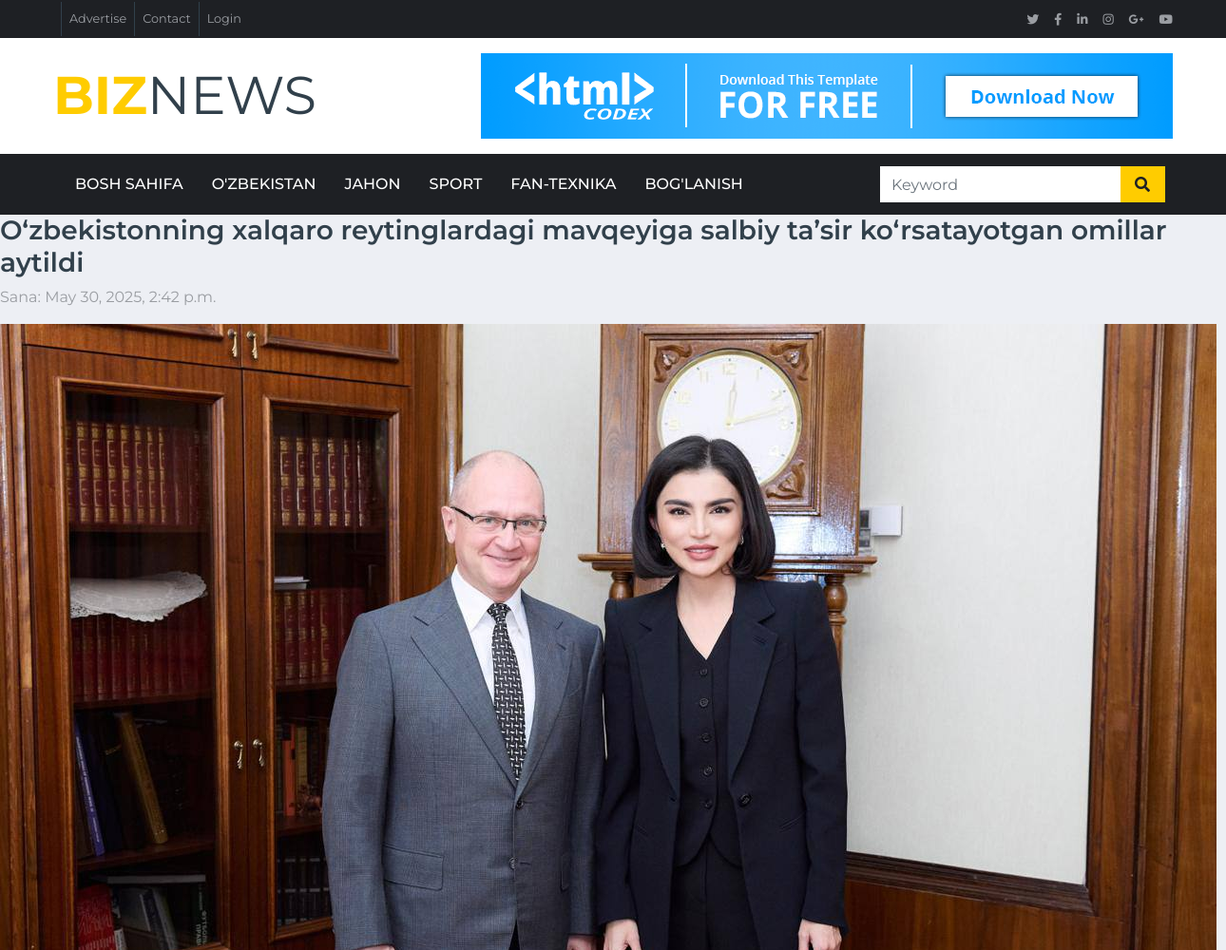
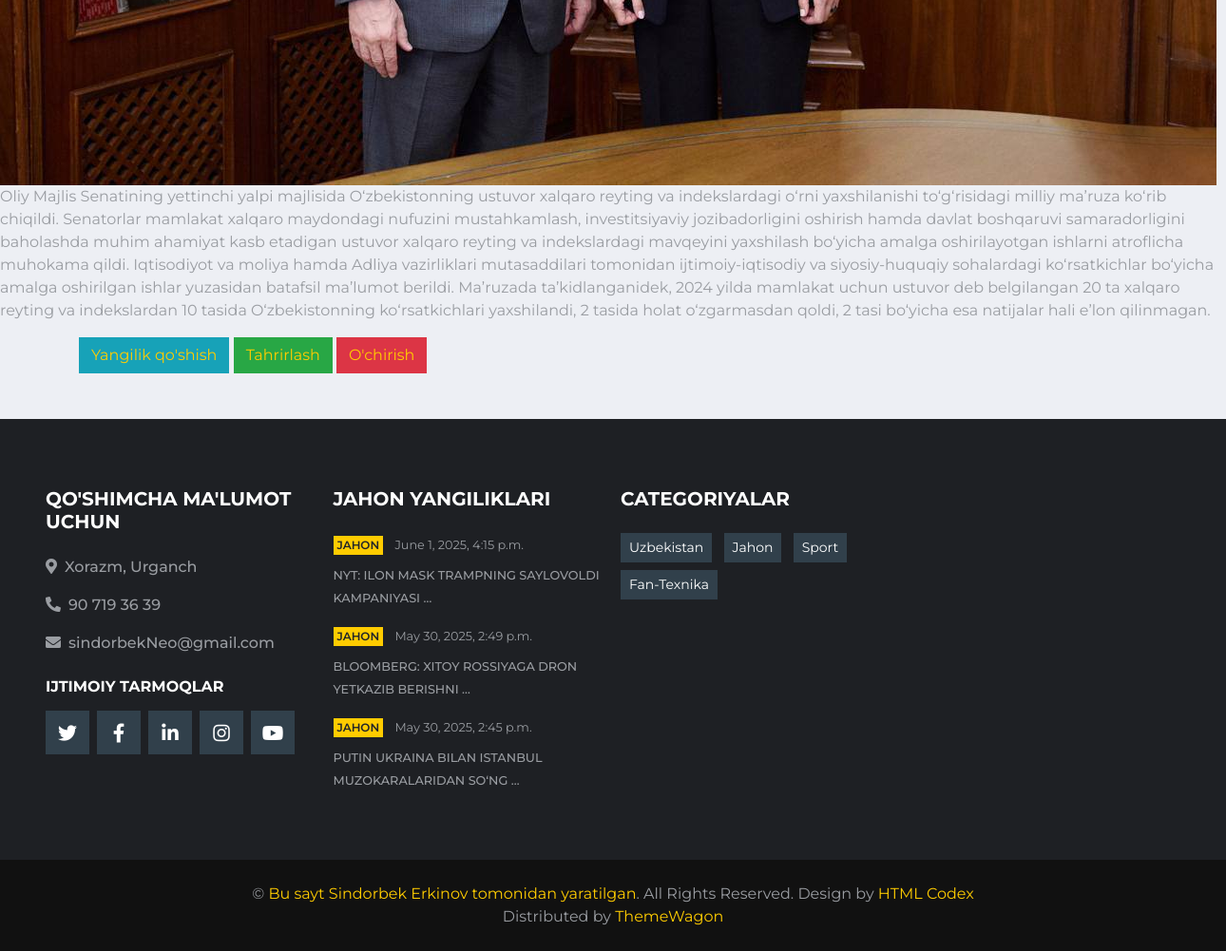
Page /news/Ozbekistonning-xalqaro-reytingi/ on the committed database (2 pictures, top to bottom).
### news_app/models.py (models this page shows, shortened)
class News(models.Model):
    class Status(models.TextChoices):
        DRAFT = 'DR', 'Draft'
        Published = 'PB', "Published"
    title = models.CharField(max_length=300)
    slug = models.SlugField(max_length=300)
    body = models.TextField()
    image = models.ImageField(upload_to='news/images')
    category = models.ForeignKey(Category, on_delete=models.CASCADE)
    publish_time = models.DateTimeField(default=timezone.now)
    created_time = models.DateTimeField(auto_now_add=True)
    updated_time = models.DateTimeField(auto_now= True)
    status = models.CharField(max_length=2,
                              choices=Status.choices,
                              default=Status.DRAFT)
    objects = models.Manager()
    published =PublishedManager()
    class Meta:
        ordering = ["-publish_time"]
    def get_absolute_url(self):
        return reverse("news_detail_page", args= [self.slug])

class FooterData(models.Model):
    location = models.CharField(max_length=100)
    phone = models.CharField(max_length=50)
    email = models.EmailField(max_length=254)
    site_created = TextField()

### news_app/views.py (the view)
# urls.py: path('news/<slug:news>/', news_detail, name="news_detail_page"),
def news_detail(request, news):
    news = get_object_or_404(News, slug=news, status=News.Status.Published)
    context = {
        'news': news,
        }
    return render(request, "news/news_detail.html", context=context)

### news_app/context_protsessor.py (called while the page is built)
def FooterView(request):
    footer  = FooterData.objects.all()
    jahon = News.objects.filter(category__name="Jahon")[0]
    jahon2 = News.objects.filter(category__name="Jahon")[1]
    jahon3 = News.objects.filter(category__name="Jahon")[2]
    context = {
        'footer': footer,
        'jahon': jahon,
        'jahon2': jahon2,
        'jahon3': jahon3
    }
    return context

### templates/news/news_detail.html
{% extends 'news/base.html'%}
{% load static %}
{% block content %}
 <h3>{{ news.title}}</h3>
    <p>Sana: {{ news.publish_time}}</p>
    <img src="{{ news.image.url}}" alt="rasm topilmadi">
    <p>{{ news.body}}</p>
 <div class="container">
     <button class="btn btn-info"><a href="{% url 'news_create' news.slug %}">Yangilik qo'shish</a></button>
     <button class="btn btn-success"><a href="{% url 'news_update' news.slug %}">Tahrirlash</a></button>
     <button class="btn btn-danger"><a href="{% url 'news_delete' news.slug %}">O'chirish</a></button>
 </div>
{% endblock content %}

### templates/news/base.html (shortened to what this page needs)
{% load static%}
<!DOCTYPE html>
<html lang="en">
 <head>
    <link href="https://cdnjs.cloudflare.com/ajax/libs/font-awesome/5.15.0/css/all.min.css" rel="stylesheet">
    <link href="{% static 'lib/owlcarousel/assets/owl.carousel.min.css'%}" rel="stylesheet">
    <link href="{% static 'css/style.css'%}" rel="stylesheet">
 </head>
 <body>
    <div class="container-fluid d-none d-lg-block">
        <div class="row align-items-center bg-dark px-lg-5">
            <div class="col-lg-9">
                <nav class="navbar navbar-expand-sm bg-dark p-0">
                    <ul class="navbar-nav ml-n2">
                        <li class="nav-item border-right border-secondary">
                            <a class="nav-link text-body small" href="{% static '#'%}"></a>
                        </li>
                        <li class="nav-item border-right border-secondary">
                            <a class="nav-link text-body small" href="{% static '#'%}">Advertise</a>
                        </li>
                        <li class="nav-item border-right border-secondary">
                            <a class="nav-link text-body small" href="{% static '#'%}">Contact</a>
                        </li>
                        <li class="nav-item">
                            <a class="nav-link text-body small" href="{% static '#'%}">Login</a>
                        </li>
                    </ul>
                </nav>
            </div>
            <div class="col-lg-3 text-right d-none d-md-block">
                <nav class="navbar navbar-expand-sm bg-dark p-0">
                    <ul class="navbar-nav ml-auto mr-n2">
                        <li class="nav-item">
                            <a class="nav-link text-body" href="{% static '#'%}"><small class="fab fa-twitter"></small></a>
                        </li>
                        <li class="nav-item">
                            <a class="nav-link text-body" href="{% static '#'%}"><small class="fab fa-facebook-f"></small></a>
                        </li>
                        <li class="nav-item">
                            <a class="nav-link text-body" href="{% static '#'%}"><small class="fab fa-linkedin-in"></small></a>
                        </li>
                        <li class="nav-item">
                            <a class="nav-link text-body" href="{% static '#'%}"><small class="fab fa-instagram"></small></a>
                        </li>
                        <li class="nav-item">
                            <a class="nav-link text-body" href="{% static '#'%}"><small class="fab fa-google-plus-g"></small></a>
                        </li>
                        <li class="nav-item">
                            <a class="nav-link text-body" href="{% static '#'%}"><small class="fab fa-youtube"></small></a>
                        </li>
                    </ul>
                </nav>
            </div>
        </div>
        <div class="row align-items-center bg-white py-3 px-lg-5">
            <div class="col-lg-4">
                <a href="{% url 'home'%}" class="navbar-brand p-0 d-none d-lg-block">
                    <h1 class="m-0 display-4 text-uppercase text-primary">Biz<span class="text-secondary font-weight-normal">News</span></h1>
                </a>
            </div>
            <div class="col-lg-8 text-center text-lg-right">
                <a href="https://htmlcodex.com"><img class="img-fluid" src="img/ads-728x90.png" alt=""></a>
            </div>
        </div>
    </div>
    <div class="container-fluid p-0">
        <nav class="navbar navbar-expand-lg bg-dark navbar-dark py-2 py-lg-0 px-lg-5">
            <div class="collapse navbar-collapse justify-content-between px-0 px-lg-3" id="navbarCollapse">
                <div class="navbar-nav mr-auto py-0">
                    <a href="{% url 'home'%}" class="nav-item nav-link {% if request.resolver_match.url_name == 'home' %}active{% endif %}">Bosh sahifa</a>
                    <a href="{% url 'uzbekistan' %}" class="nav-item nav-link {% if request.resolver_match.url_name == 'uzbekistan' %}active{% endif %}">O'zbekistan</a>
                    <a href="{% url 'jahon' %}" class="nav-item nav-link {% if request.resolver_match.url_name == 'jahon' %}active{% endif %}">Jahon</a>
                    <a href="{% url 'sport'%}" class="nav-item nav-link {% if request.resolver_match.url_name == 'sport' %}active{% endif %}">Sport</a>
                    <a href="{% url 'fan-texnika'%}" class="nav-item nav-link {% if request.resolver_match.url_name == 'fan-texnika' %}active{% endif %}">Fan-texnika</a>
                    <a href="{% url 'contact'%}" class="nav-item nav-link {% if request.resolver_match.url_name == 'contact' %}active{% endif %}">Bog'lanish</a>
                </div>
                <div class="input-group ml-auto d-none d-lg-flex" style="width: 100%; max-width: 300px;">
                    <input type="text" class="form-control border-0" placeholder="Keyword">
                    <div class="input-group-append">
                        <button class="input-group-text bg-primary text-dark border-0 px-3"><i
                                class="fa fa-search"></i></button>
                    </div>
                </div>
            </div>
        </nav>
    </div>
    <div class="container-fuild">
    {% block content %}
    {% endblock content%}
    </div>
    <div class="container-fluid bg-dark pt-5 px-sm-3 px-md-5 mt-5">
        <div class="row py-4">
            <div class="col-lg-3 col-md-6 mb-5">
                <h5 class="mb-4 text-white text-uppercase font-weight-bold"> Qo'shimcha ma'lumot uchun </h5>
                {% for f in footer %}
                <p class="font-weight-medium"><i class="fa fa-map-marker-alt mr-2"></i>{{ f.location }}</p>
                <p class="font-weight-medium"><i class="fa fa-phone-alt mr-2"></i>{{ f.phone }}</p>
                <p class="font-weight-medium"><i class="fa fa-envelope mr-2"></i>{{ f.email }}</p>
                {% endfor %}
                <h6 class="mt-4 mb-3 text-white text-uppercase font-weight-bold">Ijtimoiy Tarmoqlar</h6>
                <div class="d-flex justify-content-start">
                    <a class="btn btn-lg btn-secondary btn-lg-square mr-2" href="#"><i class="fab fa-twitter"></i></a>
                    <a class="btn btn-lg btn-secondary btn-lg-square mr-2" href="#"><i class="fab fa-facebook-f"></i></a>
                    <a class="btn btn-lg btn-secondary btn-lg-square mr-2" href="#"><i class="fab fa-linkedin-in"></i></a>
                    <a class="btn btn-lg btn-secondary btn-lg-square mr-2" href="#"><i class="fab fa-instagram"></i></a>
                    <a class="btn btn-lg btn-secondary btn-lg-square" href="#"><i class="fab fa-youtube"></i></a>
                </div>
            </div>
            <div class="col-lg-3 col-md-6 mb-5">
                <h5 class="mb-4 text-white text-uppercase font-weight-bold">Jahon Yangiliklari</h5>
                <div class="mb-3">
                    <div class="mb-2">
                        <a class="badge badge-primary text-uppercase font-weight-semi-bold p-1 mr-2" href="">Jahon</a>
                        <a class="text-body" href=""><small>{{ jahon.publish_time }}</small></a>
                    </div>
                    <a class="small text-body text-uppercase font-weight-medium" href="{{ jahon.get_absolute_url }}">{{ jahon.title | truncatewords:6 }}</a>
                </div>
                <div class="mb-3">
                    <div class="mb-2">
                        <a class="badge badge-primary text-uppercase font-weight-semi-bold p-1 mr-2" href="">Jahon</a>
                        <a class="text-body" href=""><small>{{ jahon2.publish_time }}</small></a>
                    </div>
                    <a class="small text-body text-uppercase font-weight-medium" href="{{ jahon2.get_absolute_url }}">{{ jahon2.title | truncatewords:6 }}</a>
                </div>
                <div class="">
                    <div class="mb-2">
                        <a class="badge badge-primary text-uppercase font-weight-semi-bold p-1 mr-2" href="">Jahon</a>
                        <a class="text-body" href=""><small>{{ jahon3.publish_time }}</small></a>
                    </div>
                    <a class="small text-body text-uppercase font-weight-medium" href="{{ jahon3.get_absolute_url }}">{{ jahon3.title | truncatewords:6 }}</a>
                </div>
            </div>
            <div class="col-lg-3 col-md-6 mb-5">
                <h5 class="mb-4 text-white text-uppercase font-weight-bold">Categoriyalar</h5>
                <div class="m-n1">
                    <a href="{% url 'uzbekistan' %}" class="btn btn-sm btn-secondary m-1">Uzbekistan</a>
                    <a href="{% url 'jahon' %}" class="btn btn-sm btn-secondary m-1">Jahon</a>
                    <a href="{% url 'sport' %}" class="btn btn-sm btn-secondary m-1">Sport</a>
                    <a href="{% url 'fan-texnika' %}" class="btn btn-sm btn-secondary m-1">Fan-Texnika</a>
                </div>
            </div>
        </div>
    </div>
    <div class="container-fluid py-4 px-sm-3 px-md-5" style="background: #111111;">
        {% for f in footer %}
        <p class="m-0 text-center">&copy; <a href="#">{{ f.site_created }}</a>. All Rights Reserved.
        {% endfor %}
		Design by <a href="https://htmlcodex.com">HTML Codex</a><br>
        Distributed by <a href="https://themewagon.com">ThemeWagon</a>
    </p>
    </div>
 </body>
</html>

### rows in the picture
News: title "O‘zbekistonning xalqaro reytinglardagi mavqeyiga salbiy ta’sir ko‘rsatayotgan omillar aytildi", publish_time "May 30, 2025, 2:42 p.m.", image (picture), body "Oliy Majlis Senatining yettinchi yalpi majlisida O‘zbekistonning ustuvor xalqaro reyting va indekslardagi o‘rni yaxshilanishi to‘g‘risidagi milliy ma’ruza ko‘rib chiqildi. Senatorlar mamlakat xalqaro maydondagi nufuzini mustahkamlash, investitsiyaviy jozibadorligini oshirish hamda davlat boshqaruvi samaradorligini baholashda muhim ahamiyat kasb etadigan ustuvor xalqaro reyting va indekslardagi mavqeyini yaxshilash bo‘yicha amalga oshirilayotgan ishlarni atroflicha muhokama qildi. Iqtisodiyot va moliya hamda Adliya vazirliklari mutasaddilari tomonidan ijtimoiy-iqtisodiy va siyosiy-huquqiy sohalardagi ko‘rsatkichlar bo‘yicha amalga oshirilgan ishlar yuzasidan batafsil ma’lumot berildi.…"
FooterData: location "Xorazm, Urganch", phone "90 719 36 39", email "sindorbekNeo@gmail.com", site_created "Bu sayt Sindorbek Erkinov tomonidan yaratilgan"
News: publish_time "June 1, 2025, 4:15 p.m.", title "NYT: ILON MASK TRAMPNING SAYLOVOLDI KAMPANIYASI …"
News: publish_time "May 30, 2025, 2:49 p.m.", title "BLOOMBERG: XITOY ROSSIYAGA DRON YETKAZIB BERISHNI …"
News: publish_time "May 30, 2025, 2:45 p.m.", title "PUTIN UKRAINA BILAN ISTANBUL MUZOKARALARIDAN SO‘NG …"
